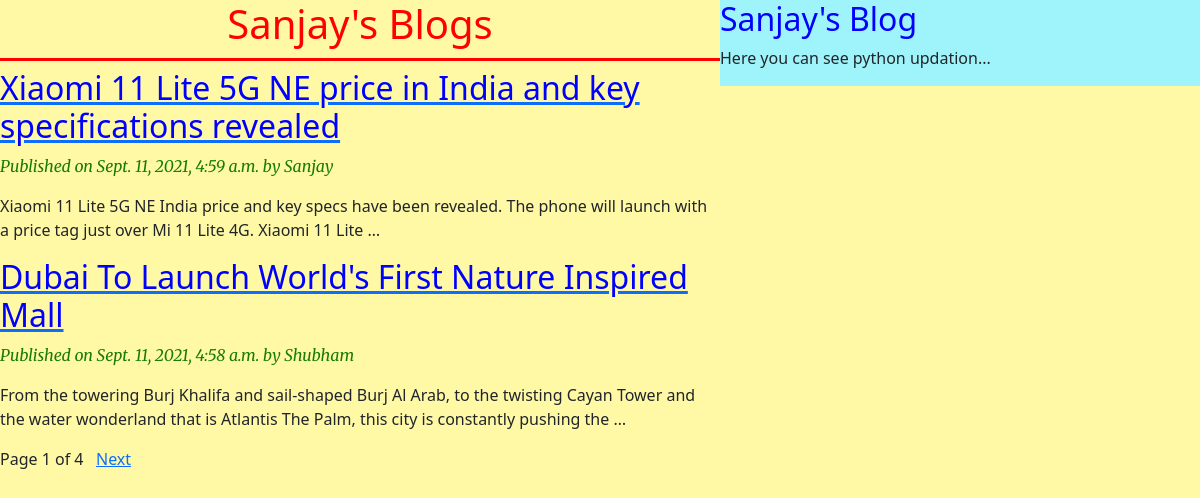
The page / on the database its author committed.
### blog/models.py (models this page shows, shortened)
class Post(models.Model):
    STATUS_CHOICES = (('draft', 'Draft'),('published', 'Published'))
    title = models.CharField(max_length=256)
    slug = models.SlugField(max_length=256, unique_for_date='publish')
    author = models.ForeignKey(User, on_delete=models.CASCADE, related_name='blog_posts')
    body = models.TextField()
    publish = models.DateTimeField(default=timezone.now)
    created = models.DateTimeField(auto_now_add=True)
    updated = models.DateTimeField(auto_now=True)
    status = models.CharField(max_length=256, choices=STATUS_CHOICES, default='draft')
    objects = CustomManager()
    class Meta:
        ordering = ('-publish',)
    def get_absolute_url(self):
        return reverse('post_detail',
                       args=[self.publish.year,
                             self.publish.strftime("%m"),
                             self.publish.strftime("%d"),
                             self.slug])

### blog/views.py (the view)
# urls.py: path('', views.post_list_view, name = 'home'),
def post_list_view(request):
    post_list = Post.objects.all() # fetching all post objects from database
    paginator = Paginator(post_list,2) # creating a paginator object # getting the desired page number from url
    page_number = request.GET.get('page')
    try:
        post_list = paginator.page(page_number)
    except PageNotAnInteger:
        post_list = paginator.page(1)
    except EmptyPage:
        post_list = paginator.page(paginator.num_pages)
    return render(request, 'blog/post_list.html', {'post_list':post_list})

### blog/models.py (called while the page is built)
    def get_queryset(self):
        return super().get_queryset().filter(status='published')

### templates/blog/post_list.html (shortened to what this page needs)
<!DOCTYPE html>
{% extends 'blog/base.html' %}
{% block content %}
<h1>Sanjay's Blogs</h1>
{% for post in post_list %}
    <a href="{{post.get_absolute_url}}"> <h2>{{post.title}}</h2> </a>
    <p id="date"> Published on {{post.publish}} by {{post.author | title}} </p>
    {{post.body | truncatewords:30 | linebreaks}}
{% endfor %}
{% include 'blog/paginator.html' with page=post_list %}
{% endblock %}

### templates/blog/base.html (shortened to what this page needs)
<!DOCTYPE html>
{% load static %}
<html lang="en">
<head>
    <link href="https://cdn.jsdelivr.net/npm/bootstrap@5.1.1/dist/css/bootstrap.min.css" rel="stylesheet"
>
    <link rel="stylesheet" href="{% static 'css/post_list.css' %}">
</head>
<body>
    <div class="content">
        {% block content %}{% endblock %}
    </div>
    <div class="sidebar">
        <h2>Sanjay's Blog</h2>
        <p>Here you can see python updation...</p>
    </div>
</body>
</html>

### templates/blog/paginator.html (shortened to what this page needs)
<div class="paginator">
    <span>Page {{page.number}} of {{page.paginator.num_pages}} </span> &nbsp;
    {% if page.has_next %}
        <a href="?page={{page.next_page_number}}">Next</a>
    {% endif %}
</div>

### static/css/post_list.css (style rules this page uses)
.content { width: 60%; float: left; background-color: rgb(255, 249, 166); }
.sidebar { width: 40%; float: right; background-color: rgb(158, 244, 250); }
h1 { color: rgb(255, 0, 0); text-align: center; border-bottom: red solid; padding-bottom: 10px; }
h2 { color: blue; }
body { background-color: rgb(255, 249, 166); }
#date { font-style: italic; color: rgb(26, 124, 3); font-family: 'Merriweather', serif; }

### rows shown on the page
Post: title "Xiaomi 11 Lite 5G NE price in India and key specifications revealed", publish "Sept. 11, 2021, 4:59 a.m.", author "Sanjay", body "Xiaomi 11 Lite 5G NE India price and key specs have been revealed. The phone will launch with a price tag just over Mi 11 Lite 4G. Xiaomi 11 Lite …"
Post: title "Dubai To Launch World's First Nature Inspired Mall", publish "Sept. 11, 2021, 4:58 a.m.", author "Shubham", body "From the towering Burj Khalifa and sail-shaped Burj Al Arab, to the twisting Cayan Tower and the water wonderland that is Atlantis The Palm, this city is constantly pushing the …"

### other values the page prints
{{ page.number }} "1"
{{ page.paginator.num_pages }} "4"
